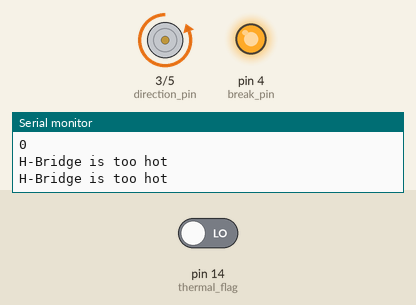
The sketch below on a simulated Arduino Uno, built with avr-gcc and run on an emulated ATmega328P. Parts: direction and speed pins drawn as motors (green arrow = direction pin HIGH = forward, orange = LOW = backward, longer = more drive), output pins drawn as LEDs (lit = HIGH), the last lines printed to the serial monitor. The inputs (shaded band) are chosen by the test bench; at power-on: pin 14 (thermal_flag) LOW.

Above: at 5.8 s.
5.9 s: pin 14 (thermal_flag) driven HIGH
At 9.5 s:
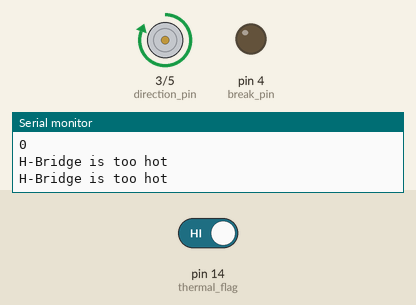
At 13.0 s:
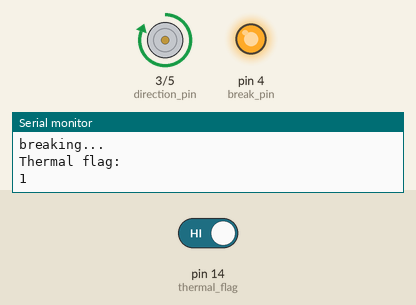
Timing chart, 0 to 18.1 s (numbered marks = the images above; inputs shaded):
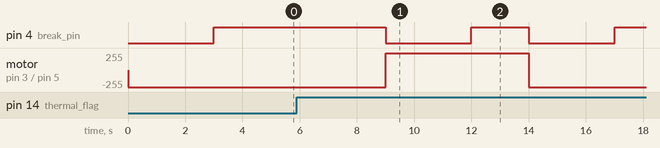

The sketch:

MotorController_LMD18201.ino
```cpp
#define PWM_pin 5
#define direction_pin 3
#define break_pin 4
#define thermal_flag 14


void setup(){
  Serial.begin(9600);
  pinMode(PWM_pin, OUTPUT);
  pinMode(direction_pin, OUTPUT);
  pinMode(break_pin, OUTPUT);
  pinMode(thermal_flag, INPUT);
  Serial.println("Starting...");
  digitalWrite(direction_pin, HIGH);
  digitalWrite(PWM_pin, HIGH);
}

void loop(){
//    int V_sense_val = analogRead(A1);
//    float V_sense = V_sense_val * (5.0 / 1023.0);
//    Serial.println(V_sense);
  digitalWrite(direction_pin, !digitalRead(direction_pin));
  digitalWrite(break_pin, LOW);
  delay(3000);

  Serial.println("breaking...");
  digitalWrite(break_pin, HIGH);

  Serial.println("Thermal flag: ");
  Serial.println(digitalRead(thermal_flag));
  while(!digitalRead(thermal_flag)){
    Serial.println("H-Bridge is too hot");
    delay(2000);
  }

  delay(2000);
}
```

Measured:
- after the input at 5.9 s, pin 4 (break_pin): alternates HIGH for 2.0 s and LOW for 3.0 s, starting after 3.1 s; motor on pin 3 (direction_pin) / pin 5 (PWM_pin): backward 255/255 → forward 255/255 after 3.1 s, → backward 255/255 5.0 s later
